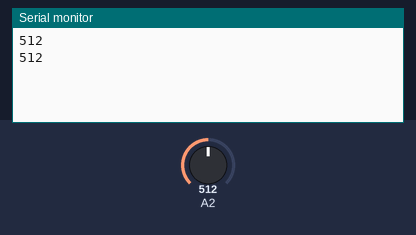
This sketch was run on a simulated Arduino Uno, built with avr-gcc and run on an emulated ATmega328P. Parts: the last lines printed to the serial monitor. The test bench sets the inputs (shaded band); at power-on: A2 = 512.

Above: at 1.8 s.
1.9 s: A2 set to 716
At 2.5 s:
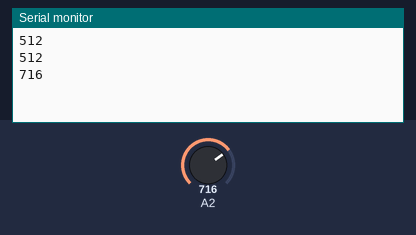
3.4 s: A2 set to 900
At 4.8 s:
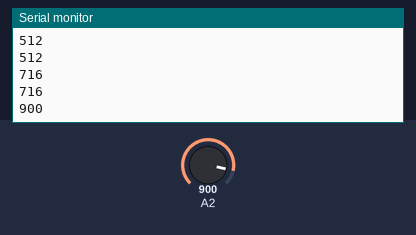
Timing chart, 0 to 6.4 s (numbered marks = the images above; inputs shaded):
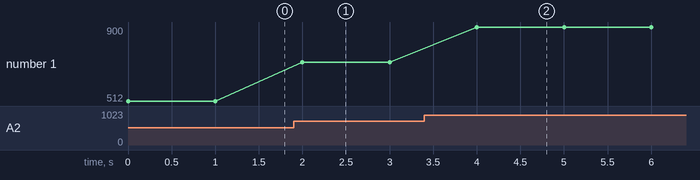

The sketch:

analog_test.ino
```cpp
 // potentiometer wiper (middle terminal) connected to analog pin 3
                    // outside leads to ground and +5V
int val = 0;  // variable to store the value read

void setup() {
  Serial.begin(9600);
 pinMode(10,INPUT);//  setup serial
}

void loop() {
  val = analogRead(10);  // read the input pin
  Serial.println(val);
  delay(1000);// debug value
}
```

Measured:
- after the input at 1.9 s, the serial monitor: prints a new line after 0.10 s (image 1)
- after the input at 3.4 s, the serial monitor: prints a new line after 0.60 s (image 2)
- plotted number 1: 512 → 716 after the input at 1.9 s, 716 → 900 after the input at 3.4 s
